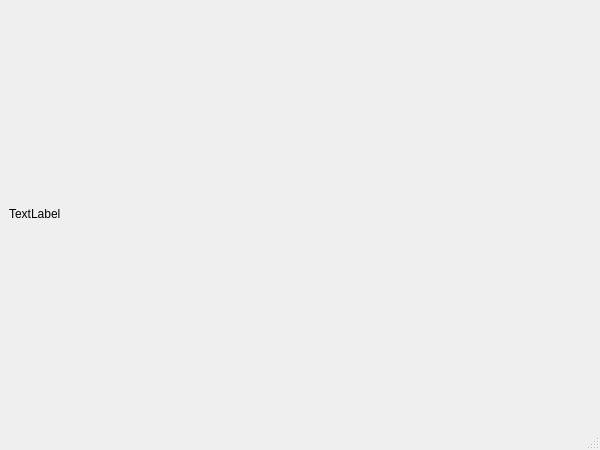
<?xml version="1.0" encoding="UTF-8"?>
<ui version="4.0">
 <class>MainWindow</class>
 <widget class="QMainWindow" name="MainWindow">
  <property name="geometry">
   <rect>
    <x>0</x>
    <y>0</y>
    <width>600</width>
    <height>450</height>
   </rect>
  </property>
  <property name="windowTitle">
   <string>MainWindow</string>
  </property>
  <widget class="QWidget" name="centralwidget">
   <layout class="QVBoxLayout" name="verticalLayout">
    <item>
     <widget class="QLabel" name="image">
      <property name="text">
       <string>TextLabel</string>
      </property>
     </widget>
    </item>
   </layout>
  </widget>
  <widget class="QMenuBar" name="menubar">
   <property name="geometry">
    <rect>
     <x>0</x>
     <y>0</y>
     <width>800</width>
     <height>19</height>
    </rect>
   </property>
  </widget>
  <widget class="QStatusBar" name="statusbar"/>
 </widget>
 <resources/>
 <connections/>
</ui>
